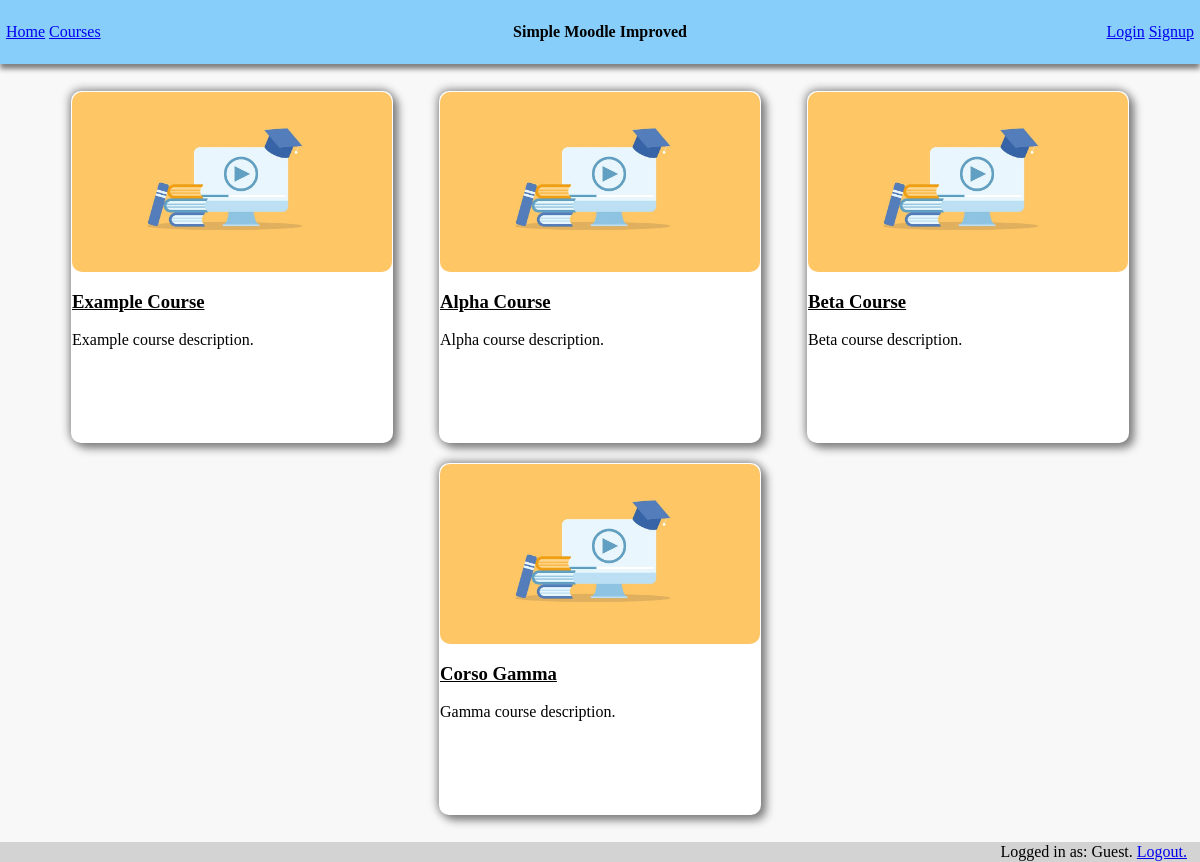
/courses.php, run on an earlier commit of the app's database.
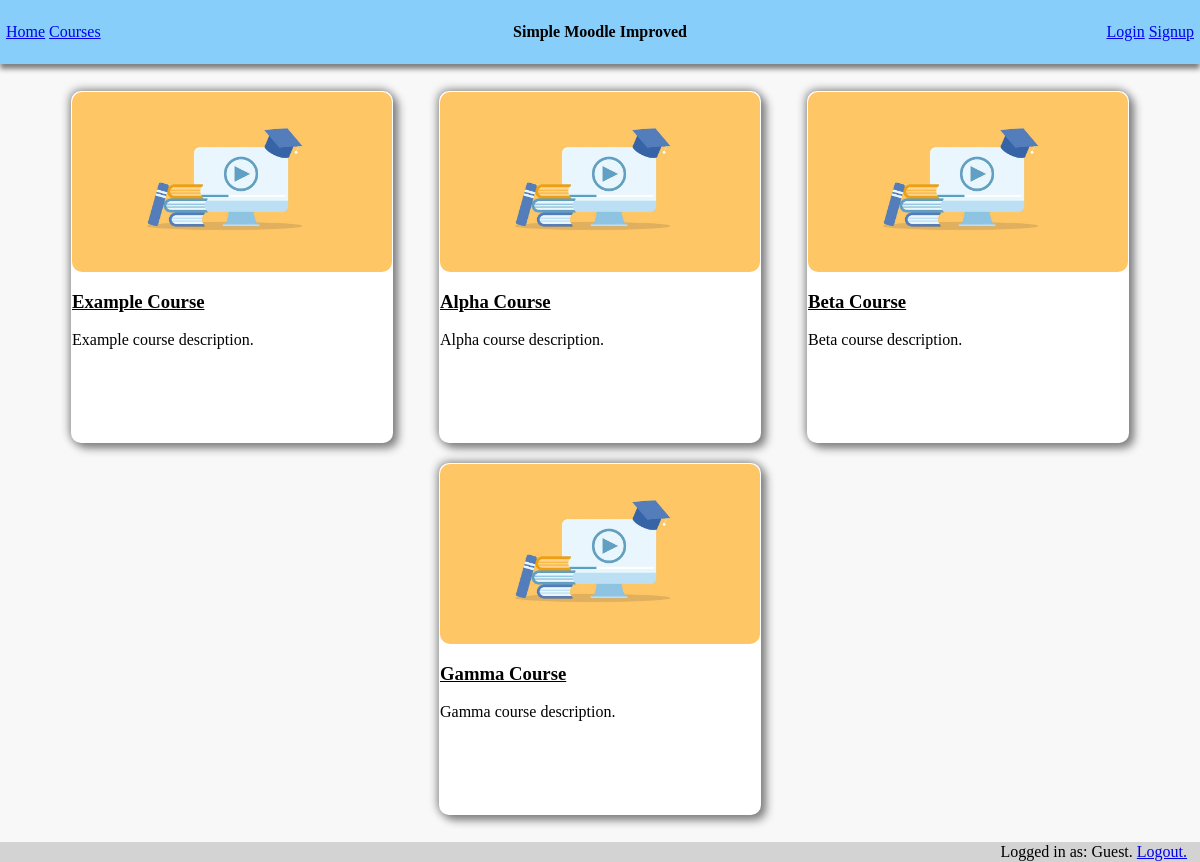
And on a later commit of the database.
### tables this page shows
CREATE TABLE Courses (
    ID INTEGER PRIMARY KEY,
    name varchar(255) NOT NULL ,
    description varchar(255),
    image varchar(255) default 'images/default-course-image.jpg'
, administator varchar(255));

### courses.php (the view, shortened to what this page needs)
<!doctype html>
<html lang="en">
    <head>
        <link rel="stylesheet" href="style.css">
        <link rel="stylesheet" href="courses.css">
    </head>
    <body>
        <header>
            <div id="navbar">
                <div id="navleft">
                    <a href="home.php" style="margin-right: 1%">Home</a>
                    <a href="courses.php">Courses</a>
                </div>
                <div id="navcentre">
                    <h4>Simple Moodle Improved</h4></div>
                <div id="navright">
                    <a href="login.html" style="margin-right: 1%">Login</a>
                    <a href="signup.html">Signup</a>
                </div>
            </div>
        </header>
        <div id="grid">
            <?php
                $db = new SQLite3("SecureDB.sqlite", SQLITE3_OPEN_READWRITE);
                $query_result = $db->query("SELECT * FROM Courses;");
                $row = $query_result->fetchArray();
                while ($row) {
                    echo '<div class="grid-card">
                                <div class="image-div" style="background-image:url(\''. $row[3] .' \') ;"> </div>
                                <h3><a class="course-link" href="course.php?id='. $row[0] .'">' . $row[1] .'</a></h3>
                                <p>' . $row[2] .'</p> </div>';
                    $row = $query_result->fetchArray();
                }
            ?>
        </div>
        <footer id="footer">
            <div id="loginfo">
                Logged in as: <?php echo $_SESSION["username"]."."; ?>
                <a href="logout.php">Logout.</a>
            </div>
        </footer>
    </body>
</html>

### style.css (style rules this page uses)
body { margin: 0; background-color: #f8f8f8; }
#navbar { width: 100%; height: 64px; display: flex; justify-content: center; align-items: center; background-color: lightskyblue; box-shadow: 0 5px 5px gray; }
#navcentre { width: 33%; display: flex; justify-content: center; }
#navleft { width: 33%; display: flex; justify-content: left; }
#navright { width: 33%; display: flex; justify-content: right; }
#footer { padding: 1px; margin-top: 16px; background-color: lightgray; display: flex; justify-content: flex-end; }
#loginfo { margin-right: 1%; }

### courses.css (style rules this page uses)
#grid { display: flex; flex-wrap: wrap; padding: 1px; width: 92%; margin: auto; margin-top: 16px; }
.grid-card { padding: 1px; margin: auto; margin-bottom: 10px; margin-top: 10px; width: 320px; height: 350px; background-color: white; border-radius: 10px; box-shadow: 5px 5px 10px gray, -1px -1px 10px gray; }
.image-div { width: 100%; height: 180px; border-radius: 10px; max-height: 180px; background-size: 100%; }
.course-link { color: black; }

What changed in the data, as far as the page shows it:
changed courses "Gamma course description.": name "Corso Gamma" → "Gamma Course"
